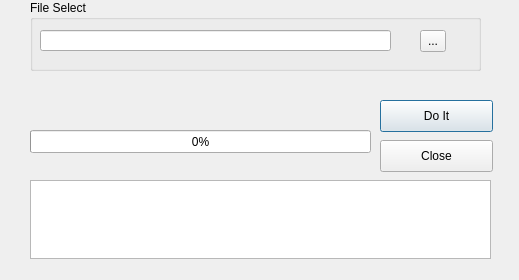
<?xml version="1.0" encoding="UTF-8"?>
<ui version="4.0">
 <class>Dial_ThorConfig</class>
 <widget class="QDialog" name="Dial_ThorConfig">
  <property name="geometry">
   <rect>
    <x>0</x>
    <y>0</y>
    <width>519</width>
    <height>280</height>
   </rect>
  </property>
  <property name="windowTitle">
   <string>Thor Configuration</string>
  </property>
  <widget class="QGroupBox" name="groupBox">
   <property name="geometry">
    <rect>
     <x>30</x>
     <y>0</y>
     <width>451</width>
     <height>71</height>
    </rect>
   </property>
   <property name="title">
    <string>File Select</string>
   </property>
   <widget class="QLineEdit" name="lineEdit_Fname">
    <property name="geometry">
     <rect>
      <x>10</x>
      <y>30</y>
      <width>351</width>
      <height>21</height>
     </rect>
    </property>
   </widget>
   <widget class="QToolButton" name="toolButton_Select">
    <property name="geometry">
     <rect>
      <x>390</x>
      <y>30</y>
      <width>26</width>
      <height>22</height>
     </rect>
    </property>
    <property name="text">
     <string>...</string>
    </property>
   </widget>
  </widget>
  <widget class="QPushButton" name="pushButton_Do">
   <property name="geometry">
    <rect>
     <x>380</x>
     <y>100</y>
     <width>113</width>
     <height>32</height>
    </rect>
   </property>
   <property name="text">
    <string>Do It</string>
   </property>
  </widget>
  <widget class="QPushButton" name="pushButton_Close">
   <property name="geometry">
    <rect>
     <x>380</x>
     <y>140</y>
     <width>113</width>
     <height>32</height>
    </rect>
   </property>
   <property name="text">
    <string>Close</string>
   </property>
  </widget>
  <widget class="QProgressBar" name="progressBar">
   <property name="geometry">
    <rect>
     <x>30</x>
     <y>130</y>
     <width>341</width>
     <height>23</height>
    </rect>
   </property>
   <property name="value">
    <number>0</number>
   </property>
  </widget>
  <widget class="QTextEdit" name="textEdit_Msg">
   <property name="geometry">
    <rect>
     <x>30</x>
     <y>180</y>
     <width>461</width>
     <height>79</height>
    </rect>
   </property>
  </widget>
 </widget>
 <resources/>
 <connections/>
</ui>
